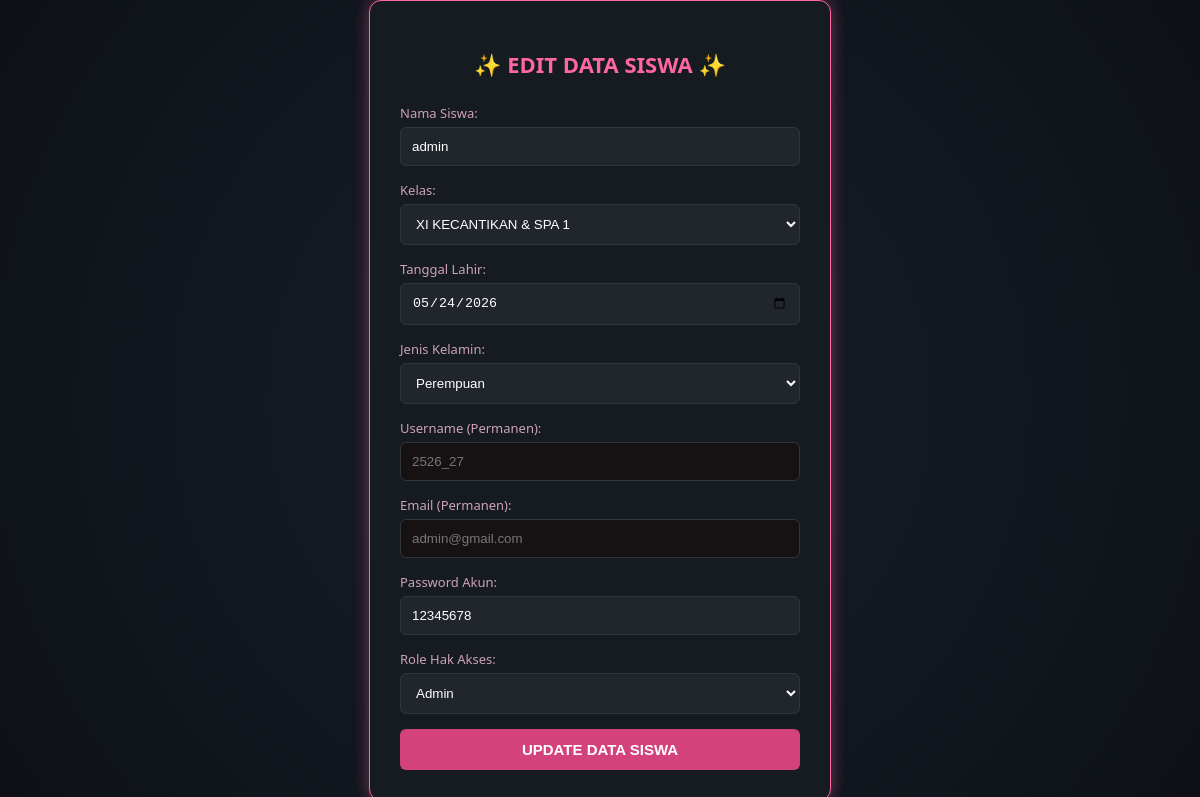
Screenshot of /edit.php?id=4 (signed in) with the database file from the repository.
### tables this page shows
CREATE TABLE `users` (
  `id` int(11) NOT NULL,
  `nama` varchar(100) NOT NULL,
  `kelas` varchar(50) NOT NULL,
  `tanggal_lahir` date NOT NULL,
  `jenis_kelamin` varchar(20) NOT NULL,
  `username` varchar(50) NOT NULL,
  `email` varchar(100) NOT NULL,
  `password` varchar(255) NOT NULL,
  `role` varchar(20) NOT NULL
);

### edit.php (the view, shortened to what this page needs)
<?php
include 'koneksi.php';
if (isset($_GET['id'])) {
    $id = mysqli_real_escape_string($koneksi, $_GET['id']);
} else {
    header("Location: index.php");
    exit;
}
$result = mysqli_query($koneksi, "SELECT * FROM users WHERE id = '$id'");
$data = mysqli_fetch_assoc($result);
?>
<!DOCTYPE html>
<html lang="id">
<head>
</head>
<body>
<div class="form-box">
    <h2>✨ EDIT DATA SISWA ✨</h2>
    <form action="proses_edit.php" method="POST">
        <label>Nama Siswa:</label>
        <input type="text" name="nama" class="input-field" value="<?= htmlspecialchars($data['nama']); ?>" required>
        <label>Kelas:</label>
        <select name="kelas" class="input-field" required>
            <option value="XI KECANTIKAN & SPA 1" <?= $data['kelas'] == 'XI KECANTIKAN & SPA 1' ? 'selected' : ''; ?>>XI KECANTIKAN & SPA 1</option>
        </select>
        <label>Tanggal Lahir:</label>
        <input type="date" name="tanggal_lahir" class="input-field" value="<?= $data['tanggal_lahir']; ?>" required>
        <label>Jenis Kelamin:</label>
        <select name="jenis_kelamin" class="input-field" required>
            <option value="Perempuan" <?= $data['jenis_kelamin'] == 'Perempuan' ? 'selected' : ''; ?>>Perempuan</option>
        </select>
        <label>Username (Permanen):</label>
        <input type="text" class="input-field" value="<?= htmlspecialchars($data['username']); ?>" readonly>
        <label>Email (Permanen):</label>
        <input type="email" class="input-field" value="<?= htmlspecialchars($data['email']); ?>" readonly>
        <label>Password Akun:</label>
        <input type="text" name="password" class="input-field" value="<?= htmlspecialchars($data['password']); ?>" required>
        <label>Role Hak Akses:</label>
        <select name="role" class="input-field" required>
            <option value="admin" <?= $data['role'] == 'admin' ? 'selected' : ''; ?>>Admin</option>
        </select>
        <button type="submit" name="update" class="btn-update">UPDATE DATA SISWA</button>
    </form>
</div>
</body>
</html>

### edit.php (style rules this page uses)
body { background: radial-gradient(circle, #1a1e29 0%, #0d1117 100%); font-family: 'Segoe UI', Arial, sans-serif; color: white; display: flex; justify-content: center; align-items: center; min-height: 100vh; margin: 0; }
.form-box { background-color: #161b22; border: 1px solid #ff66a3; box-shadow: 0 0 15px rgba(255, 102, 163, 0.4); border-radius: 12px; padding: 30px; width: 400px; }
.form-box h2 { text-align: center; color: #ff66a3; margin-bottom: 25px; font-size: 22px; }
.input-field { width: 100%; padding: 11px; margin-bottom: 15px; background-color: #21262d; border: 1px solid #30363d; border-radius: 6px; color: white; box-sizing: border-box; }
.input-field[readonly] { background-color: #161214; color: #777; cursor: not-allowed; }
label { display: block; margin-bottom: 5px; color: #cca3b5; font-size: 13px; }
.btn-update { width: 100%; padding: 12px; background-color: #d4427b; border: none; color: white; font-weight: bold; border-radius: 6px; cursor: pointer; font-size: 15px; }

### rows the page displays
users: nama "admin", kelas "XI KECANTIKAN & SPA 1", tanggal_lahir "05/24/2026", jenis_kelamin "Perempuan", username "2526_27", email "admin@gmail.com", password "12345678", role "Admin"
